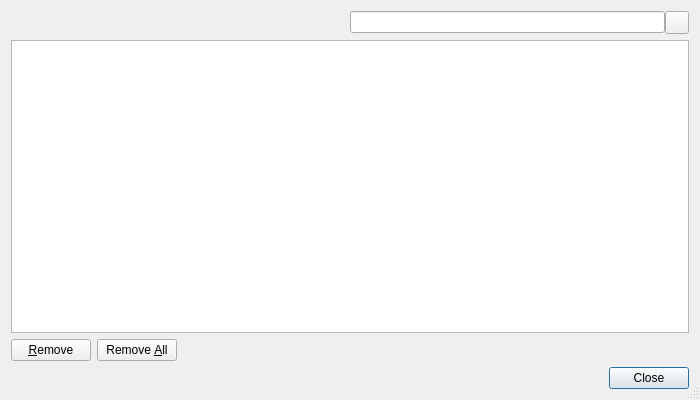
<?xml version="1.0" encoding="UTF-8"?>
<ui version="4.0">
 <class>UserAgentsDialog</class>
 <widget class="QDialog" name="UserAgentsDialog">
  <property name="geometry">
   <rect>
    <x>0</x>
    <y>0</y>
    <width>700</width>
    <height>400</height>
   </rect>
  </property>
  <property name="windowTitle">
   <string>User Agent Settings</string>
  </property>
  <property name="sizeGripEnabled">
   <bool>true</bool>
  </property>
  <layout class="QVBoxLayout" name="verticalLayout">
   <item>
    <layout class="QHBoxLayout" name="horizontalLayout_2">
     <item>
      <spacer name="horizontalSpacer">
       <property name="orientation">
        <enum>Qt::Horizontal</enum>
       </property>
       <property name="sizeHint" stdset="0">
        <size>
         <width>40</width>
         <height>20</height>
        </size>
       </property>
      </spacer>
     </item>
     <item>
      <layout class="QHBoxLayout" name="horizontalLayout">
       <property name="spacing">
        <number>0</number>
       </property>
       <item>
        <widget class="QLineEdit" name="searchEdit">
         <property name="toolTip">
          <string>Enter search term</string>
         </property>
        </widget>
       </item>
       <item>
        <widget class="QToolButton" name="clearButton">
         <property name="toolTip">
          <string>Press to clear the search edit</string>
         </property>
         <property name="text">
          <string/>
         </property>
        </widget>
       </item>
      </layout>
     </item>
    </layout>
   </item>
   <item>
    <widget class="E5TableView" name="userAgentsTable">
     <property name="alternatingRowColors">
      <bool>true</bool>
     </property>
     <property name="selectionBehavior">
      <enum>QAbstractItemView::SelectRows</enum>
     </property>
     <property name="textElideMode">
      <enum>Qt::ElideMiddle</enum>
     </property>
     <property name="showGrid">
      <bool>false</bool>
     </property>
     <property name="sortingEnabled">
      <bool>true</bool>
     </property>
    </widget>
   </item>
   <item>
    <layout class="QHBoxLayout" name="horizontalLayout_3">
     <item>
      <widget class="QPushButton" name="removeButton">
       <property name="toolTip">
        <string>Press to remove the selected entries</string>
       </property>
       <property name="text">
        <string>&amp;Remove</string>
       </property>
       <property name="autoDefault">
        <bool>false</bool>
       </property>
      </widget>
     </item>
     <item>
      <widget class="QPushButton" name="removeAllButton">
       <property name="toolTip">
        <string>Press to remove all entries</string>
       </property>
       <property name="text">
        <string>Remove &amp;All</string>
       </property>
       <property name="autoDefault">
        <bool>false</bool>
       </property>
      </widget>
     </item>
     <item>
      <spacer name="horizontalSpacer_2">
       <property name="orientation">
        <enum>Qt::Horizontal</enum>
       </property>
       <property name="sizeHint" stdset="0">
        <size>
         <width>208</width>
         <height>20</height>
        </size>
       </property>
      </spacer>
     </item>
    </layout>
   </item>
   <item>
    <widget class="QDialogButtonBox" name="buttonBox">
     <property name="orientation">
      <enum>Qt::Horizontal</enum>
     </property>
     <property name="standardButtons">
      <set>QDialogButtonBox::Close</set>
     </property>
    </widget>
   </item>
  </layout>
 </widget>
 <customwidgets>
  <customwidget>
   <class>E5TableView</class>
   <extends>QTableView</extends>
   <header>E5Gui/E5TableView.h</header>
  </customwidget>
 </customwidgets>
 <tabstops>
  <tabstop>searchEdit</tabstop>
  <tabstop>clearButton</tabstop>
  <tabstop>userAgentsTable</tabstop>
  <tabstop>removeButton</tabstop>
  <tabstop>removeAllButton</tabstop>
  <tabstop>buttonBox</tabstop>
 </tabstops>
 <resources/>
 <connections>
  <connection>
   <sender>buttonBox</sender>
   <signal>accepted()</signal>
   <receiver>UserAgentsDialog</receiver>
   <slot>accept()</slot>
   <hints>
    <hint type="sourcelabel">
     <x>228</x>
     <y>274</y>
    </hint>
    <hint type="destinationlabel">
     <x>157</x>
     <y>274</y>
    </hint>
   </hints>
  </connection>
  <connection>
   <sender>buttonBox</sender>
   <signal>rejected()</signal>
   <receiver>UserAgentsDialog</receiver>
   <slot>reject()</slot>
   <hints>
    <hint type="sourcelabel">
     <x>316</x>
     <y>260</y>
    </hint>
    <hint type="destinationlabel">
     <x>286</x>
     <y>274</y>
    </hint>
   </hints>
  </connection>
  <connection>
   <sender>clearButton</sender>
   <signal>clicked()</signal>
   <receiver>searchEdit</receiver>
   <slot>clear()</slot>
   <hints>
    <hint type="sourcelabel">
     <x>376</x>
     <y>21</y>
    </hint>
    <hint type="destinationlabel">
     <x>329</x>
     <y>23</y>
    </hint>
   </hints>
  </connection>
 </connections>
</ui>
